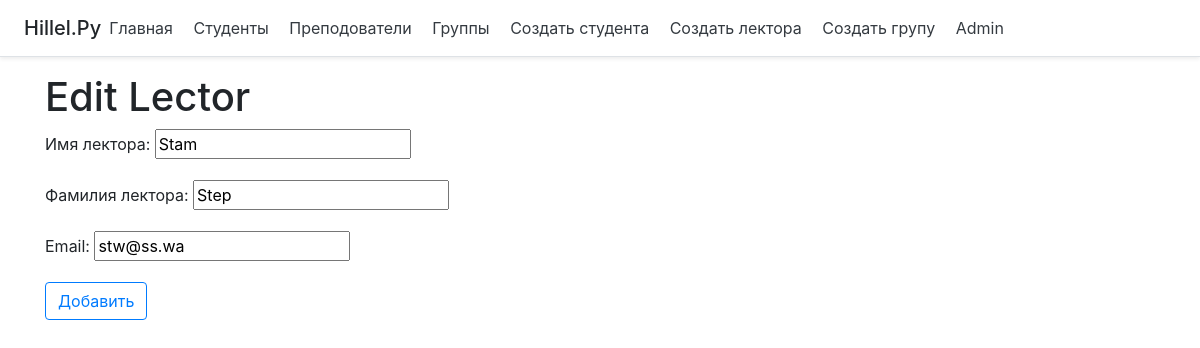
The page /lector/5/edit on the database its author committed.
### main/models.py (models this page shows, shortened)
class Lecturer(models.Model):
    lecturer_id = models.AutoField(primary_key=True)
    first_name = models.CharField('Имя лектора', max_length=100)
    last_name = models.CharField('Фамилия лектора', max_length=100)
    email = models.EmailField(max_length=100)

### main/views.py (the view)
# urls.py: path('lector/<int:lecturer_id>/edit', views.edit_lector, name='edit_lector'),
def edit_lector(request, lecturer_id):
    lector = get_object_or_404(Lecturer, lecturer_id=lecturer_id)
    if request.method == 'POST':
        form = LectorForm(request.POST, instance=lector)
        if form.is_valid():
            lector = form.save(commit=False)
            lector.save()
            return redirect('lector')
    else:
        form = LectorForm(instance=lector)
    return render(request, 'main/editlector.html', {'form': form})

### main/forms.py
class LectorForm(forms.ModelForm):
    class Meta:
        model = Lecturer
        fields = ('first_name', 'last_name', 'email',)

### main/templates/main/editlector.html (shortened to what this page needs)
{%extends 'main/base.html'%}
{% block content  %}
    <h1>Edit Lector</h1>
    <form method="POST">
        {{ form.as_p }}
        <button type="submit" class="btn btn-outline-primary">Добавить</button>
    </form>
{% endblock %}

### rows shown on the page
Lecturer: first_name "Stam", last_name "Step", email "stw@ss.wa"
